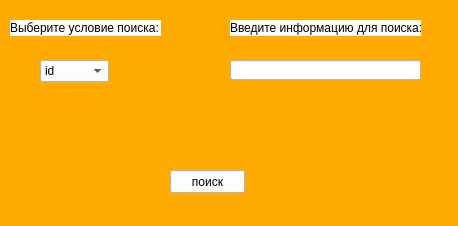
<?xml version="1.0" encoding="UTF-8"?>
<ui version="4.0">
 <class>MainWindow</class>
 <widget class="QMainWindow" name="MainWindow">
  <property name="geometry">
   <rect>
    <x>0</x>
    <y>0</y>
    <width>458</width>
    <height>226</height>
   </rect>
  </property>
  <property name="windowTitle">
   <string>MainWindow</string>
  </property>
  <property name="styleSheet">
   <string notr="true">background-color: rgb(255, 170, 0);</string>
  </property>
  <widget class="QWidget" name="centralwidget">
   <widget class="QPushButton" name="pushButton">
    <property name="geometry">
     <rect>
      <x>170</x>
      <y>170</y>
      <width>75</width>
      <height>23</height>
     </rect>
    </property>
    <property name="styleSheet">
     <string notr="true">background-color: rgb(255, 255, 255);</string>
    </property>
    <property name="text">
     <string>поиск</string>
    </property>
   </widget>
   <widget class="QLabel" name="label">
    <property name="geometry">
     <rect>
      <x>10</x>
      <y>20</y>
      <width>151</width>
      <height>16</height>
     </rect>
    </property>
    <property name="styleSheet">
     <string notr="true">background-color: rgb(255, 255, 255);</string>
    </property>
    <property name="text">
     <string>Выберите условие поиска:</string>
    </property>
   </widget>
   <widget class="QComboBox" name="comboBox">
    <property name="geometry">
     <rect>
      <x>40</x>
      <y>60</y>
      <width>69</width>
      <height>22</height>
     </rect>
    </property>
    <property name="styleSheet">
     <string notr="true">background-color: rgb(255, 255, 255);</string>
    </property>
    <item>
     <property name="text">
      <string>id</string>
     </property>
    </item>
    <item>
     <property name="text">
      <string>название</string>
     </property>
    </item>
    <item>
     <property name="text">
      <string>цена</string>
     </property>
    </item>
    <item>
     <property name="text">
      <string>магазин</string>
     </property>
    </item>
   </widget>
   <widget class="QLabel" name="label_2">
    <property name="geometry">
     <rect>
      <x>230</x>
      <y>20</y>
      <width>191</width>
      <height>16</height>
     </rect>
    </property>
    <property name="styleSheet">
     <string notr="true">background-color: rgb(255, 255, 255);</string>
    </property>
    <property name="text">
     <string>Введите информацию для поиска:</string>
    </property>
   </widget>
   <widget class="QLineEdit" name="lineEdit">
    <property name="geometry">
     <rect>
      <x>230</x>
      <y>60</y>
      <width>191</width>
      <height>20</height>
     </rect>
    </property>
    <property name="styleSheet">
     <string notr="true">background-color: rgb(255, 255, 255);</string>
    </property>
   </widget>
  </widget>
  <widget class="QStatusBar" name="statusbar"/>
 </widget>
 <resources/>
 <connections/>
</ui>
